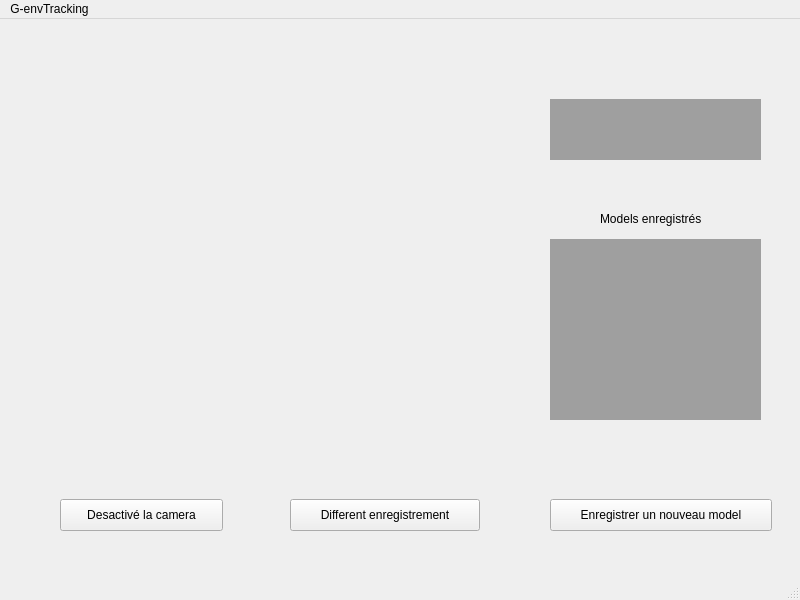
<?xml version="1.0" encoding="UTF-8"?>
<ui version="4.0">
 <class>MainWindow</class>
 <widget class="QMainWindow" name="MainWindow">
  <property name="geometry">
   <rect>
    <x>0</x>
    <y>0</y>
    <width>800</width>
    <height>600</height>
   </rect>
  </property>
  <property name="windowTitle">
   <string>MainWindow</string>
  </property>
  <widget class="QWidget" name="centralwidget">
   <widget class="QPushButton" name="pushButton">
    <property name="geometry">
     <rect>
      <x>60</x>
      <y>480</y>
      <width>163</width>
      <height>32</height>
     </rect>
    </property>
    <property name="text">
     <string>Desactivé la camera</string>
    </property>
   </widget>
   <widget class="QPushButton" name="pushButton_2">
    <property name="geometry">
     <rect>
      <x>290</x>
      <y>480</y>
      <width>190</width>
      <height>32</height>
     </rect>
    </property>
    <property name="text">
     <string>Different enregistrement</string>
    </property>
   </widget>
   <widget class="QPushButton" name="pushButton_3">
    <property name="geometry">
     <rect>
      <x>550</x>
      <y>480</y>
      <width>222</width>
      <height>32</height>
     </rect>
    </property>
    <property name="text">
     <string>Enregistrer un nouveau model</string>
    </property>
   </widget>
   <widget class="QMdiArea" name="mdiArea">
    <property name="geometry">
     <rect>
      <x>550</x>
      <y>220</y>
      <width>211</width>
      <height>181</height>
     </rect>
    </property>
   </widget>
   <widget class="QMdiArea" name="mdiArea_2">
    <property name="geometry">
     <rect>
      <x>550</x>
      <y>80</y>
      <width>211</width>
      <height>61</height>
     </rect>
    </property>
   </widget>
   <widget class="QLabel" name="label">
    <property name="geometry">
     <rect>
      <x>600</x>
      <y>190</y>
      <width>121</width>
      <height>20</height>
     </rect>
    </property>
    <property name="text">
     <string>Models enregistrés</string>
    </property>
   </widget>
   <widget class="QLabel" name="opencv">
    <property name="geometry">
     <rect>
      <x>40</x>
      <y>30</y>
      <width>471</width>
      <height>371</height>
     </rect>
    </property>
    <property name="text">
     <string/>
    </property>
   </widget>
  </widget>
  <widget class="QMenuBar" name="menubar">
   <property name="geometry">
    <rect>
     <x>0</x>
     <y>0</y>
     <width>800</width>
     <height>22</height>
    </rect>
   </property>
   <widget class="QMenu" name="menuG_envTracking">
    <property name="title">
     <string>G-envTracking</string>
    </property>
   </widget>
   <addaction name="menuG_envTracking"/>
  </widget>
  <widget class="QStatusBar" name="statusbar"/>
 </widget>
 <resources/>
 <connections/>
</ui>
